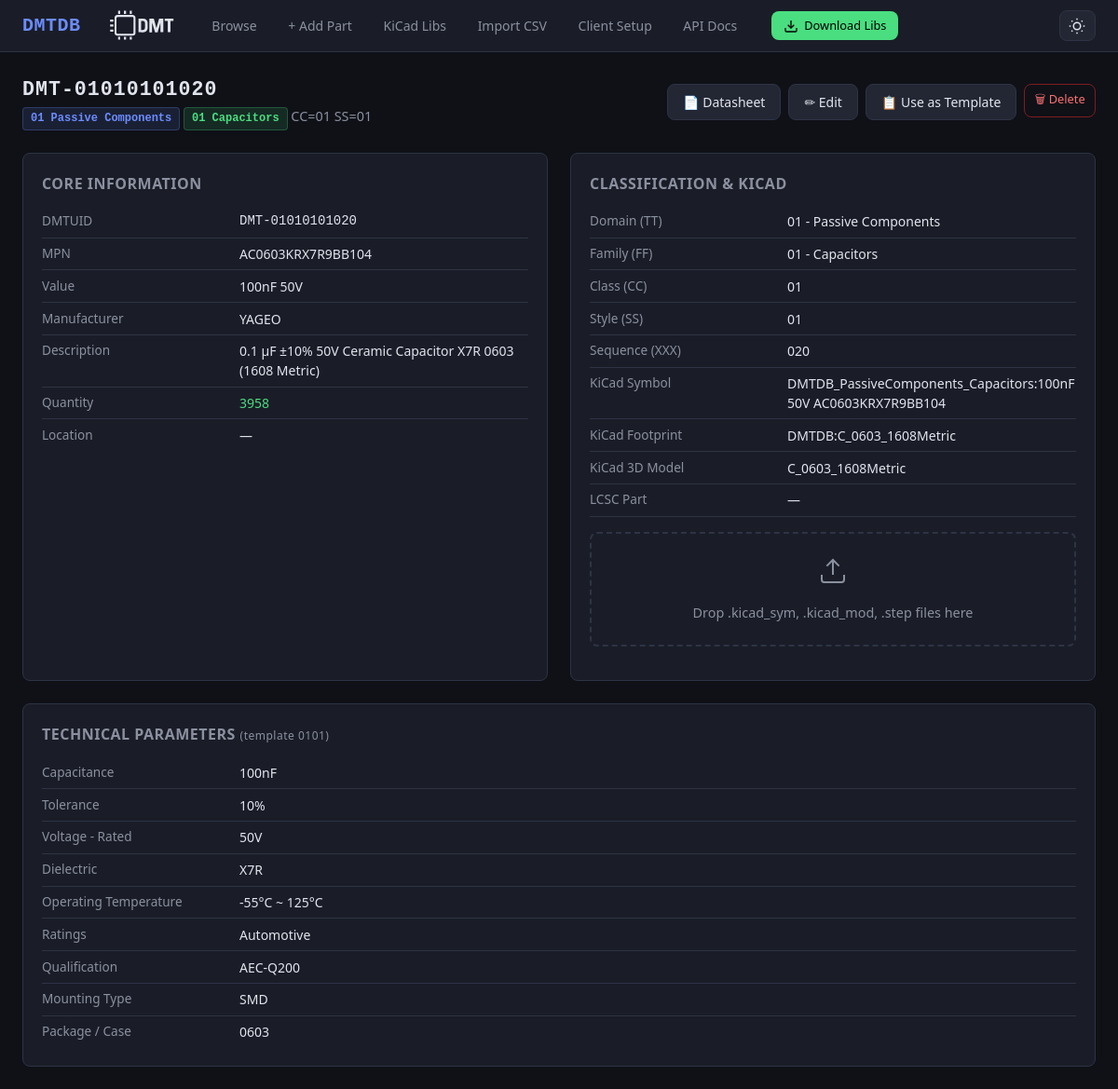
Screenshot of /part/DMT-01010101020 with the database file from the repository.
### db/models.py (models this page shows, shortened)
class Base(DeclarativeBase):
    pass

class Part(Base):
    __tablename__ = "parts"
    dmtuid = Column(String(20), primary_key=True)               # DMT-TTFFCCSSXXX
    tt  = Column(String(2), nullable=False, index=True)
    ff  = Column(String(2), nullable=False, index=True)
    cc  = Column(String(2), nullable=False, index=True)
    ss  = Column(String(2), nullable=False, index=True)
    xxx = Column(String(3), nullable=False)
    mpn          = Column(String(200), index=True, default="")
    manufacturer = Column(String(200), index=True, default="")
    value        = Column(String(200), index=True, default="")
    description  = Column(Text, default="")
    quantity     = Column(String(50), default="")
    location     = Column(String(200), default="")
    datasheet    = Column(Text, default="")
    distributor  = Column(Text, default="")
    kicad_symbol    = Column(String(300), default="")
    kicad_footprint = Column(String(300), default="")
    kicad_libref    = Column(String(300), default="")
    kicad_3dmodel   = Column(String(300), default="")
    extra_json = Column(Text, default="{}")
    notes      = Column(Text, default="")
    created_at = Column(DateTime, default=lambda: datetime.now(timezone.utc))
    updated_at = Column(DateTime, default=lambda: datetime.now(timezone.utc),
                        onupdate=lambda: datetime.now(timezone.utc))
    fields = relationship(
        "PartField", back_populates="part",
        cascade="all, delete-orphan", lazy="selectin",
    )
    __table_args__ = (
        Index("ix_ttffccss", "tt", "ff", "cc", "ss"),
    )

class PartField(Base):
    __tablename__ = "part_fields"
    id         = Column(Integer, primary_key=True, autoincrement=True)
    dmtuid     = Column(String(20),
                        ForeignKey("parts.dmtuid", ondelete="CASCADE"),
                        nullable=False, index=True)
    field_name = Column(String(200), nullable=False)
    field_value = Column(Text, nullable=False, default="")
    part = relationship("Part", back_populates="fields")
    __table_args__ = (
        Index("ix_field_lookup", "dmtuid", "field_name"),
    )

### ui/routes_detail.py (the view)
@ui_bp.route("/part/<dmtuid>")
def part_detail(dmtuid: str):
    session = get_session()
    try:
        part = PartsService.get(session, dmtuid)
        if not part:
            abort(404)
        template = get_fields(part.tt, part.ff)
        return render_template(
            "detail.html",
            part=part,
            template=template,
            domain_name=domain_name,
            family_name=family_name,
        )
    finally:
        session.close()

### db/engine.py (called while the page is built)
def get_session() -> Session:
    if _SessionLocal is None:
        raise RuntimeError("Database not initialised - call init_db() first")
    return _SessionLocal()

### schema/loader.py (called while the page is built)
def domain_name(tt: str) -> str:
    return _domain_map.get(tt, "Unknown")

def family_name(tt: str, ff: str) -> str:
    return _family_map.get(f"{tt}{ff}", "Unknown")

### schema/templates.py (called while the page is built)
def get_fields(tt: str, ff: str) -> Optional[list[str]]:
    return _templates.get(f"{tt}{ff}")

### services/parts_service.py (called while the page is built)
    @staticmethod
    def get(session: Session, dmtuid: str) -> Part | None:
        return session.get(Part, dmtuid.upper())

### templates/detail.html (shortened to what this page needs)
{% extends "base.html" %}
{% block content %}
<div class="page-header">
  <div>
    <h1 style="font-family:var(--mono); letter-spacing:1px;">{{ part.dmtuid }}</h1>
    <span class="subtitle">
      <span class="badge badge-domain">{{ part.tt }} {{ domain_name(part.tt) }}</span>
      <span class="badge badge-family">{{ part.ff }} {{ family_name(part.tt, part.ff) }}</span>
      CC={{ part.cc }} SS={{ part.ss }}
    </span>
  </div>
  <div style="display:flex; gap:.5rem;">
    {% if part.datasheet %}
    {% if part.datasheet.startswith('http') %}
    <a href="{{ part.datasheet }}" target="_blank" rel="noopener" class="btn btn-secondary">📄 Datasheet</a>
    {% else %}
    <a href="/datasheets/{{ part.datasheet }}" target="_blank" rel="noopener" class="btn btn-secondary">📄 Datasheet</a>
    {% endif %}
    {% endif %}
    <a href="/part/{{ part.dmtuid }}/edit" class="btn btn-secondary">✏ Edit</a>
    <a href="/part/add?template={{ part.dmtuid }}" class="btn btn-secondary"
      title="Create new part using this as template">📋 Use as Template</a>
    <form method="post" action="/part/{{ part.dmtuid }}/delete" onsubmit="return confirm('Delete {{ part.dmtuid }}?');"
      style="display:inline;">
      <button type="submit" class="btn btn-danger btn-sm">🗑 Delete</button>
    </form>
  </div>
</div>
<div class="detail-grid">
  <div class="detail-card">
    <h2>Core Information</h2>
    <div class="field-row"><span class="field-label">DMTUID</span><span class="field-value"
        style="font-family:var(--mono)">{{ part.dmtuid }}</span></div>
    <div class="field-row"><span class="field-label">MPN</span><span class="field-value">{{ part.mpn or '—' }}</span>
    </div>
    <div class="field-row"><span class="field-label">Value</span><span class="field-value">{{ part.value or '—'
        }}</span></div>
    <div class="field-row"><span class="field-label">Manufacturer</span><span class="field-value">{{ part.manufacturer
        or '—' }}</span></div>
    <div class="field-row"><span class="field-label">Description</span><span class="field-value">{{ part.description or
        '—' }}</span></div>
    <div class="field-row"><span class="field-label">Quantity</span><span class="field-value"
        style="color:var(--green);">{{ part.quantity or '—' }}</span></div>
    <div class="field-row"><span class="field-label">Location</span><span class="field-value">{{ part.location or '—'
        }}</span></div>
  </div>
  <div class="detail-card">
    <h2>Classification & KiCad</h2>
    <div class="field-row"><span class="field-label">Domain (TT)</span><span class="field-value">{{ part.tt }} - {{
        domain_name(part.tt) }}</span></div>
    <div class="field-row"><span class="field-label">Family (FF)</span><span class="field-value">{{ part.ff }} - {{
        family_name(part.tt, part.ff) }}</span></div>
    <div class="field-row"><span class="field-label">Class (CC)</span><span class="field-value">{{ part.cc }}</span>
    </div>
    <div class="field-row"><span class="field-label">Style (SS)</span><span class="field-value">{{ part.ss }}</span>
    </div>
    <div class="field-row"><span class="field-label">Sequence (XXX)</span><span class="field-value">{{ part.xxx
        }}</span></div>
    <div class="field-row"><span class="field-label">KiCad Symbol</span><span class="field-value" id="kicad-symbol">{{
        part.kicad_symbol
        or '—' }}</span></div>
    <div class="field-row"><span class="field-label">KiCad Footprint</span><span class="field-value"
        id="kicad-footprint">{{
        part.kicad_footprint or '—' }}</span></div>
    <div class="field-row"><span class="field-label">KiCad 3D Model</span><span class="field-value"
        id="kicad-3dmodel">{{
        part.kicad_3dmodel or '—' }}</span></div>
    <div class="field-row"><span class="field-label">LCSC Part</span><span class="field-value" id="kicad-lcsc">{{
        part.kicad_libref
        or '—' }}</span></div>
    <div id="kicadDropzone" class="kicad-dropzone" data-dmtuid="{{ part.dmtuid }}" data-mpn="{{ part.mpn or '' }}"
      data-value="{{ part.value or '' }}" data-footprint="{{ part.kicad_footprint or '' }}"
      data-datasheet="{{ part.datasheet or '' }}" data-description="{{ part.description or '' }}"
      data-manufacturer="{{ part.manufacturer or '' }}">
      <svg width="32" height="32" viewBox="0 0 24 24" fill="none" stroke="currentColor" stroke-width="1.5">
        <path d="M21 15v4a2 2 0 0 1-2 2H5a2 2 0 0 1-2-2v-4" />
        <polyline points="17 8 12 3 7 8" />
        <line x1="12" y1="3" x2="12" y2="15" />
      </svg>
      <p>Drop .kicad_sym, .kicad_mod, .step files here</p>
    </div>
  </div>
  {% if part.fields %}
  <div class="detail-card" style="grid-column: 1 / -1;">
    <h2>Technical Parameters
      {% if template %}
      <span style="font-weight:400; font-size:.75rem; color:var(--text-dim); text-transform:none;"> (template {{ part.tt
        }}{{ part.ff }})</span>
      {% endif %}
    </h2>
    {% for f in part.fields %}
    <div class="field-row">
      <span class="field-label">{{ f.field_name }}</span>
      <span class="field-value">{{ f.field_value }}</span>
    </div>
    {% endfor %}
  </div>
  {% endif %}
</div>
{% endblock %}

### static/css/style.css (style rules this page uses)
:root { --bg: #0f1117; --surface: #1a1d27; --surface2: #232734; --border: #2e3345; --text: #e1e4ed; --text-dim: #8b90a0; --accent: #6c8cff; --accent-hover: #8aa4ff; --green: #4ade80; --red: #f87171; --yellow: #fbbf24; --orange: #fb923c; --radius: 8px; --font: 'Segoe UI', system-ui, -apple-system, sans-serif; --mono: 'JetBrains Mono', 'Fira Code', 'Consolas', monospace; --card: var(--surface); --hover: var(--surface2); }
*, *::before, *::after { box-sizing: border-box; margin: 0; padding: 0; }
body { font-family: var(--font); background: var(--bg); color: var(--text); line-height: 1.5; }
.btn { display: inline-flex; align-items: center; gap: .4rem; padding: .5rem 1rem; border-radius: var(--radius); font-size: .875rem; font-weight: 500; text-decoration: none; border: 1px solid var(--border); cursor: pointer; transition: all .15s; font-family: var(--font); }
.btn-secondary { background: var(--surface2); color: var(--text); }
.btn-danger { background: transparent; color: var(--red); border-color: #7f1d1d; }
.btn-sm { padding: .35rem .65rem; font-size: .8rem; }
.detail-grid { display: grid; grid-template-columns: 1fr 1fr; gap: 1.5rem; }
.detail-card { background: var(--surface); border: 1px solid var(--border); border-radius: var(--radius); padding: 1.25rem; }
.detail-card h2 { font-size: 1rem; color: var(--text-dim); margin-bottom: .75rem; text-transform: uppercase; letter-spacing: .5px; font-weight: 600; }
.field-row { display: flex; gap: .75rem; padding: .4rem 0; border-bottom: 1px solid var(--border); }
.field-row:last-child { border-bottom: none; }
.field-label { flex: 0 0 200px; color: var(--text-dim); font-size: .85rem; }
.field-value { flex: 1; font-size: .875rem; word-break: break-word; }
.kicad-dropzone { border: 2px dashed var(--border); border-radius: var(--radius); padding: 1.25rem; text-align: center; margin-bottom: 1rem; transition: all .2s; color: var(--text-dim); }
.kicad-dropzone svg { margin-bottom: .25rem; }
.kicad-dropzone p { font-size: .85rem; margin: 0; }
.page-header { display: flex; align-items: center; justify-content: space-between; margin-bottom: 1.5rem; flex-wrap: wrap; gap: .75rem; }
.page-header h1 { font-size: 1.35rem; font-weight: 700; }
.page-header .subtitle { color: var(--text-dim); font-size: .9rem; }
.badge { display: inline-block; padding: .15rem .5rem; border-radius: 4px; font-size: .75rem; font-weight: 600; font-family: var(--mono); }
.badge-domain { background: #6c8cff20; color: var(--accent); border: 1px solid #6c8cff40; }
.badge-family { background: #4ade8020; color: var(--green); border: 1px solid #4ade8040; }

### templates/detail.html (style rules this page uses)
.kicad-dropzone { margin-top: 1rem; padding: 1.5rem; border: 2px dashed var(--border); border-radius: 8px; text-align: center; cursor: pointer; transition: all 0.2s ease; background: var(--surface); color: var(--text-dim); }
.kicad-dropzone p { margin: 0.5rem 0 0 0; font-size: 0.9rem; }

### rows the page displays
Part: dmtuid "DMT-01010101020", tt "01", tt "Passive Components", ff "01", tt+ff "Capacitors", cc "01", ss "01", mpn "AC0603KRX7R9BB104", value "100nF 50V", manufacturer "YAGEO", description "0.1 µF ±10% 50V Ceramic Capacitor X7R 0603 (1608 Metric)", quantity "3958", location "—", xxx "020", kicad_symbol "DMTDB_PassiveComponents_Capacitors:100nF 50V AC0603KRX7R9BB104", kicad_footprint "DMTDB:C_0603_1608Metric", kicad_3dmodel "C_0603_1608Metric", kicad_libref "—"
PartField: field_name "Capacitance", field_value "100nF"
PartField: field_name "Tolerance", field_value "10%"
PartField: field_name "Voltage - Rated", field_value "50V"
PartField: field_name "Dielectric", field_value "X7R"
PartField: field_name "Operating Temperature", field_value "-55°C ~ 125°C"
PartField: field_name "Ratings", field_value "Automotive"
PartField: field_name "Qualification", field_value "AEC-Q200"
PartField: field_name "Mounting Type", field_value "SMD"
PartField: field_name "Package / Case", field_value "0603"
